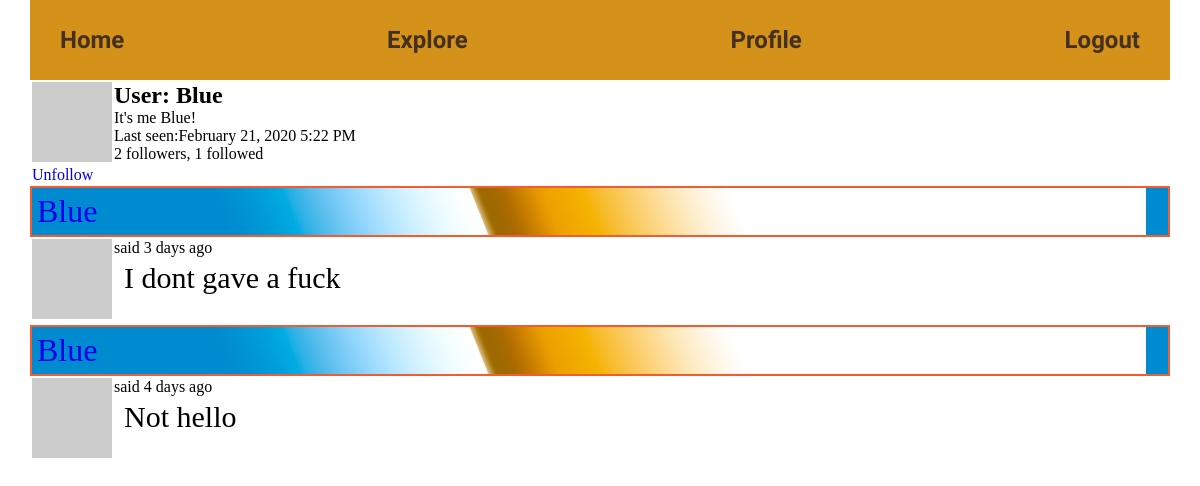
/user/Blue (signed in), run on an earlier commit of the app's database.
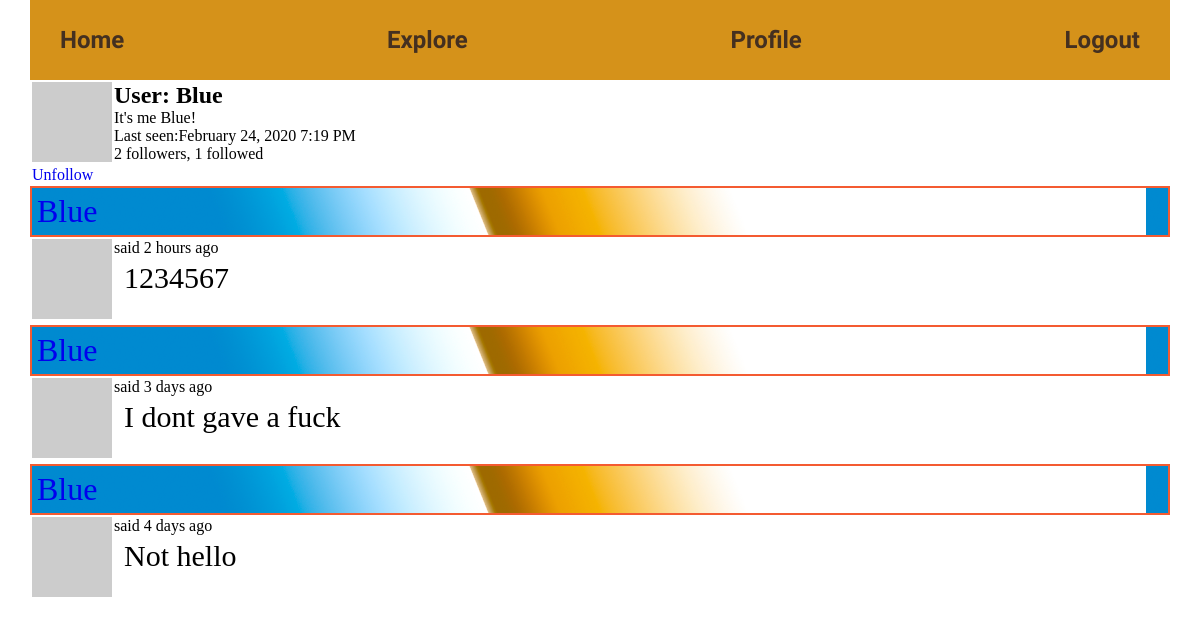
And on a later commit of the database.
### app/models.py (models this page shows, shortened)
class User(db.Model, UserMixin):
    id = db.Column(db.Integer, primary_key=True)
    username = db.Column(db.String(64), nullable=False, index=True, unique=True)
    email = db.Column(db.String(120), nullable=False, index=True, unique=True)
    password_hash = db.Column(db.String(128))
    posts = db.relationship('Post', backref='author', lazy='dynamic')
    about_me = db.Column(db.Text)
    last_seen = db.Column(db.DateTime, default=datetime.utcnow)
    followed = db.relationship('User', secondary=followers,
                               primaryjoin=(followers.c.follower_id == id),
                               secondaryjoin=(followers.c.followed_id == id),
                               backref=db.backref('followers', lazy='dynamic'), lazy='dynamic')
    def is_following(self, user):
        return self.followed.filter(followers.c.followed_id == user.id).count() > 0
    def avatar(self, size):
        digest = md5(self.email.lower().encode('utf-8')).hexdigest()
        return 'https://www.gravatar.com/avatar/{}?d=identicon&s={}'.format(
            digest, size)

class Post(db.Model):
    id = db.Column(db.Integer, primary_key=True)
    body = db.Column(db.Text)
    timestamp = db.Column(db.DateTime, index=True, default=datetime.utcnow)
    user_id = db.Column(db.Integer, db.ForeignKey('user.id'))

### app/routes.py (the view)
@app.route('/user/<username>')
@login_required
def user(username):
    page = request.args.get('page', 1, type=int)
    user = User.query.filter_by(username=username).first_or_404()
    posts = Post.query.filter_by(author=user).order_by(Post.timestamp.desc()).paginate(page,
                                                                                       app.config['POST_PER_PAGE'],
                                                                                       False)
    next_url = url_for('user', username=user.username, page=posts.next_num) if posts.has_next else None
    prev_url = url_for('user', username=user.username, page=posts.prev_num) if posts.has_prev else None
    return render_template('user.html', user=user, posts=posts.items, next_url=next_url, prev_url=prev_url)

### app/models.py (called while the page is built)
@login.user_loader
def load_user(id):
    return User.query.get(int(id))

### app/routes.py (called while the page is built)
@app.before_request
def before_request():
    if current_user.is_authenticated:
        current_user.last_seen = datetime.utcnow()
        db.session.commit()
    g.locale = str(get_locale())

### app/templates/user.html (shortened to what this page needs)
{% extends 'base.html' %}
{% block body %}
    <table>
        <tr valign="top">
            <td><img src="{{ user.avatar(64) }}">
                {% if user == current_user %}
                    <a href="/edit_profile" class="edit_profile">Edit</a>
                {% elif not current_user.is_following(user) %}
                    <div class="follow">
                        <a id="button_follow" href="{{ url_for('follow', username=user.username) }}">Follow</a>
                    </div>
                {% else %}
                    <div class="unfollow">
                        <a id="button_unfollow" href="{{ url_for('unfollow', username=user.username) }}">Unfollow</a>
                    </div>
                {% endif %}
            </td>
            <td><h1>User: {{ user.username }}</h1>
                {% if user.about_me %}<p>{{ user.about_me }}</p> {% endif %}
                {% if user.last_seen %}<p> Last seen:{{ moment(user.last_seen).format('LLL') }}</p> {% endif %}
                <div class="followers">
                    {{ user.followers.count() }} followers, {{ user.followed.count() }} followed
                </div>
            </td>
        </tr>
    </table>
    {% for post in posts %}
        {% include '_post.html' %}
    {% endfor %}
{% endblock %}

### app/templates/_post.html
<table>
    <tr valign="top">
        <td><img src="{{ post.author.avatar(36) }}"></td>
        <div class="post_show__label">
            <a href="{{ url_for('user', username=post.author.username) }}">{{ post.author.username }}</a>
        </div>
        <td>
            said {{ moment(post.timestamp).fromNow() }}
            <p class="post_show__text">{{ post.body }}</p>
        </td>
    </tr>
</table>

What changed in the data, as far as the page shows it:
changed User "Blue": last_seen "February 21, 2020 5:22 PM" → "February 24, 2020 7:19 PM"
added Post: author.username "Blue", timestamp "2 hours ago", body "1234567"
